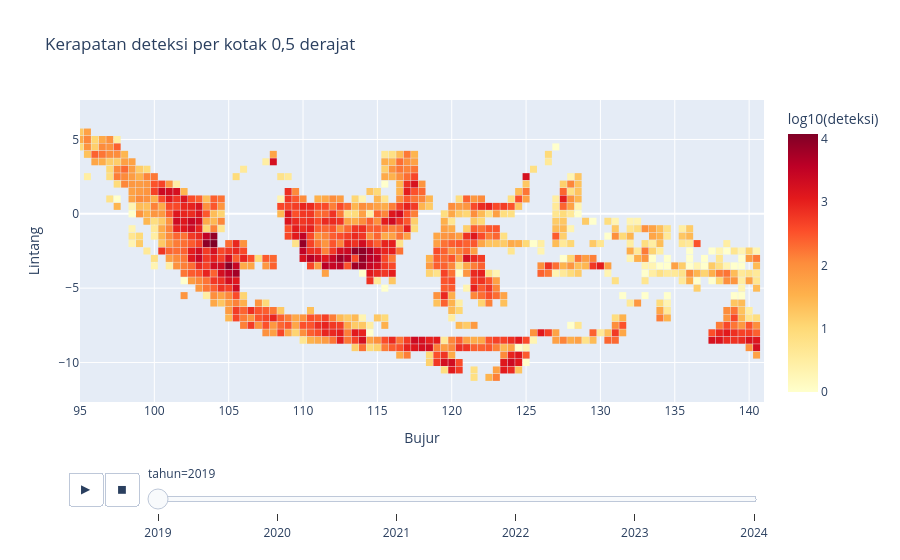

The code cell stored with this chart in its notebook:
### Markdown cell above
## 4. Pola Spasial

### Grafik 5. Di mana deteksi terkonsentrasi dan bagaimana bergeser antar tahun?
Peta kerapatan tanpa peta dasar: tiap titik adalah kotak 0,5 x 0,5 derajat (titik mewakili sudut barat daya kotak), warnanya skala log dari jumlah deteksi, dan penggeser di bawah memilih tahun. Cakupan: seluruh baris.

### Code cell
sel_peta = (
    d.with_columns(
        ((pl.col("latitude") * 2).floor() / 2).alias("lintang"),
        ((pl.col("longitude") * 2).floor() / 2).alias("bujur"),
    )
    .group_by("tahun", "lintang", "bujur")
    .agg(pl.len().alias("deteksi"))
    .sort("tahun")
    .collect()
    .with_columns(pl.col("deteksi").log10().alias("log10_deteksi"))
)
print("kotak 0,5 derajat yang terisi (tahun x lokasi):", sel_peta.height)

fig = px.scatter(
    sel_peta,
    x="bujur",
    y="lintang",
    color="log10_deteksi",
    animation_frame="tahun",
    color_continuous_scale="YlOrRd",
    range_color=[0, sel_peta["log10_deteksi"].max()],
    hover_data={"deteksi": True, "log10_deteksi": False},
    labels={"bujur": "Bujur", "lintang": "Lintang", "log10_deteksi": "log10(deteksi)"},
    title="Kerapatan deteksi per kotak 0,5 derajat",
)
fig.update_traces(marker={"size": 7, "symbol": "square"})
for frame in fig.frames:
    frame.data[0].marker.size = 7
    frame.data[0].marker.symbol = "square"
fig.update_xaxes(range=[95, 141])
fig.update_yaxes(range=[-11, 6], scaleanchor="x", scaleratio=1)
fig.show()

### Figure 1 — Plotly figure (JSON) as saved in the notebook; plotly's stock layout.template omitted (floating-point values rounded to 4 significant figures; data arrays with more than 128 entries replaced by an {"elided": "..."} marker saying what was removed)
{"data": [{"customdata": {"elided": "954x2 float values"}, "hovertemplate": "tahun=2019<br>Bujur=%{x}<br>Lintang=%{y}<br>deteksi=%{customdata[0]}<extra></extra>", "legendgroup": "", "marker": {"color": {"elided": "954 float values"}, "coloraxis": "coloraxis", "size": 7, "symbol": "square"}, "mode": "markers", "name": "", "orientation": "v", "showlegend": false, "type": "scatter", "x": {"elided": "954 float values"}, "xaxis": "x", "y": {"elided": "954 float values"}, "yaxis": "y"}], "layout": {"coloraxis": {"cmax": 4.076, "cmin": 0, "colorbar": {"title": {"text": "log10(deteksi)"}}, "colorscale": [[0, "rgb(255,255,204)"], [0.125, "rgb(255,237,160)"], [0.25, "rgb(254,217,118)"], [0.375, "rgb(254,178,76)"], [0.5, "rgb(253,141,60)"], [0.625, "rgb(252,78,42)"], [0.75, "rgb(227,26,28)"], [0.875, "rgb(189,0,38)"], [1, "rgb(128,0,38)"]]}, "legend": {"tracegroupgap": 0}, "sliders": [{"active": 0, "currentvalue": {"prefix": "tahun="}, "len": 0.9, "pad": {"b": 10, "t": 60}, "steps": [{"args": [["2019"], {"frame": {"duration": 0, "redraw": false}, "fromcurrent": true, "mode": "immediate", "transition": {"duration": 0, "easing": "linear"}}], "label": "2019", "method": "animate"}, {"args": [["2020"], {"frame": {"duration": 0, "redraw": false}, "fromcurrent": true, "mode": "immediate", "transition": {"duration": 0, "easing": "linear"}}], "label": "2020", "method": "animate"}, {"args": [["2021"], {"frame": {"duration": 0, "redraw": false}, "fromcurrent": true, "mode": "immediate", "transition": {"duration": 0, "easing": "linear"}}], "label": "2021", "method": "animate"}, {"args": [["2022"], {"frame": {"duration": 0, "redraw": false}, "fromcurrent": true, "mode": "immediate", "transition": {"duration": 0, "easing": "linear"}}], "label": "2022", "method": "animate"}, {"args": [["2023"], {"frame": {"duration": 0, "redraw": false}, "fromcurrent": true, "mode": "immediate", "transition": {"duration": 0, "easing": "linear"}}], "label": "2023", "method": "animate"}, {"args": [["2024"], {"frame": {"duration": 0, "redraw": false}, "fromcurrent": true, "mode": "immediate", "transition": {"duration": 0, "easing": "linear"}}], "label": "2024", "method": "animate"}], "x": 0.1, "xanchor": "left", "y": 0, "yanchor": "top"}], "title": {"text": "Kerapatan deteksi per kotak 0,5 derajat"}, "updatemenus": [{"buttons": [{"args": [null, {"frame": {"duration": 500, "redraw": false}, "fromcurrent": true, "mode": "immediate", "transition": {"duration": 500, "easing": "linear"}}], "label": "&#9654;", "method": "animate"}, {"args": [[null], {"frame": {"duration": 0, "redraw": false}, "fromcurrent": true, "mode": "immediate", "transition": {"duration": 0, "easing": "linear"}}], "label": "&#9724;", "method": "animate"}], "direction": "left", "pad": {"r": 10, "t": 70}, "showactive": false, "type": "buttons", "x": 0.1, "xanchor": "right", "y": 0, "yanchor": "top"}], "xaxis": {"anchor": "y", "domain": [0, 1], "range": [95, 141], "title": {"text": "Bujur"}}, "yaxis": {"anchor": "x", "domain": [0, 1], "range": [-11, 6], "scaleanchor": "x", "scaleratio": 1, "title": {"text": "Lintang"}}}}
